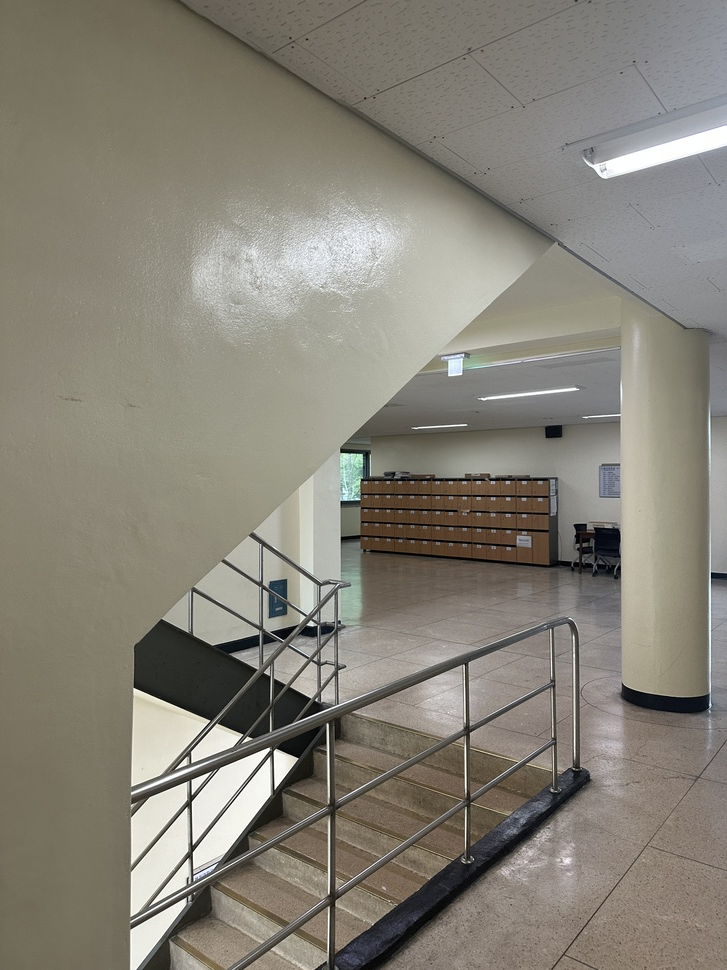
#> input picture image1.jpg, 727 x 970 px, shrunk from 3024 x 4032 before the run
$ python main.py
#> lines starting #> are read from the running program, lines starting #| are printed output that depends on the picture
import cv2
import numpy as np

# 이미지 불러오기
img1 = cv2.imread('image1.jpg')
#> img1 is the input picture: shape (970, 727, 3); mean B, G, R 119.6, 130.3, 134.4
img2 = cv2.imread('image2.jpg')
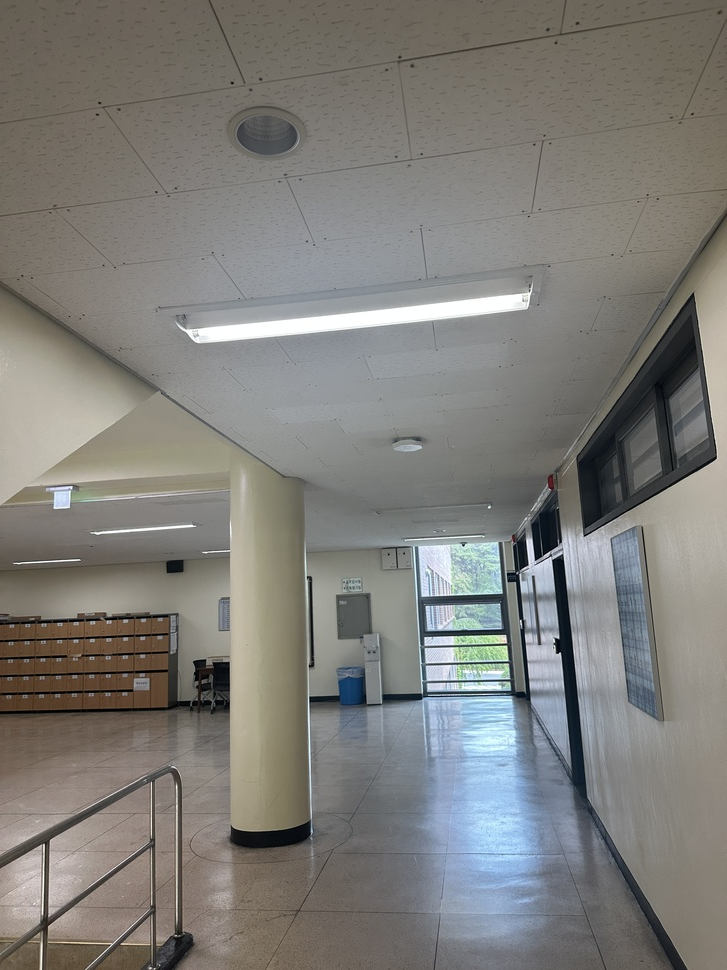
#> input picture image2.jpg, 727 x 970 px, shrunk from 3024 x 4032 before the run
#> img2 is the input picture: shape (970, 727, 3); mean B, G, R 121.2, 125.4, 126.8

# SIFT로 특징점 추출
sift = cv2.SIFT_create()
kp1, des1 = sift.detectAndCompute(img1, None)
#> kp1 = 756 keypoints; strongest (x, y, size): (311, 624, 3.8), (284, 762, 13.6), (327, 725, 1.9), (267, 750, 3.1)
kp2, des2 = sift.detectAndCompute(img2, None)
#> kp2 = 767 keypoints; strongest (x, y, size): (558, 565, 9), (550, 555, 1.9), (558, 637, 2), (564, 645, 13.3)

# FLANN 매칭
FLANN_INDEX_KDTREE = 1
index_params = dict(algorithm=FLANN_INDEX_KDTREE, trees=5)
search_params = dict(checks=50)
flann = cv2.FlannBasedMatcher(index_params, search_params)
matches = flann.knnMatch(des1, des2, k=2)
#> matches = 756 matches

# 좋은 매칭 추출 (Lowe’s ratio test)
good_matches = []
for m, n in matches:
    if m.distance < 0.7 * n.distance:
        good_matches.append(m)
#> after the loop, good_matches = 70 matches

# 호모그래피 계산
src_pts = np.float32([kp1[m.queryIdx].pt for m in good_matches]).reshape(-1, 1, 2)
#> src_pts = 70 rows, first 8: [193.5, 842.4], [205, 871.2], [273.6, 728.8], [288.1, 606.5], [412.1, 496.9], [424.8, 542.3], [437.9, 543.2], [450.9, 544.2]
dst_pts = np.float32([kp2[m.trainIdx].pt for m in good_matches]).reshape(-1, 1, 2)
#> dst_pts = 70 rows, first 8: [51.24, 911.4], [442.5, 613], [537.4, 555.6], [697, 374.3], [57.62, 695.5], [41.43, 695.9], [41.43, 695.9], [41.43, 695.9]
H, _ = cv2.findHomography(dst_pts, src_pts, cv2.RANSAC, 5.0)
#> H = [[0.617, 0.144, 348.1], [-0.226, 0.999, -102.1], [-0.000586, 0.000144, 1]]

# 이미지 변환 및 스티칭
height, width, _ = img1.shape
#> height = 970; width = 727
result = cv2.warpPerspective(img2, H, (width * 2, height))
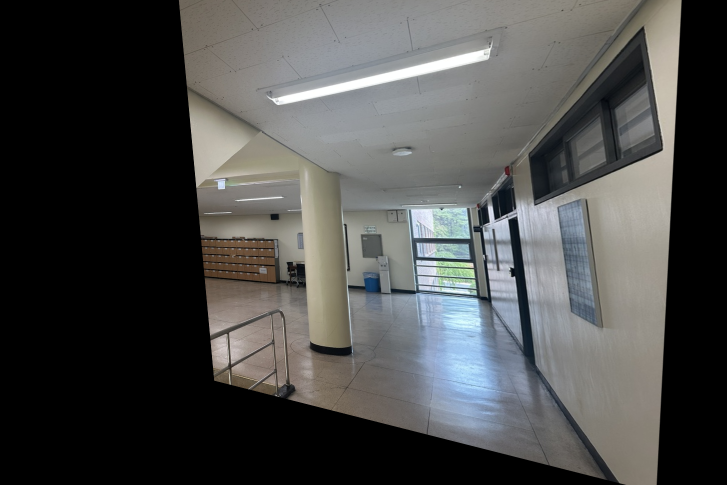
#> result: shape (970, 1454, 3) (shown at 1/2 size); mean B, G, R 74.3, 75.4, 75
result[0:img1.shape[0], 0:img1.shape[1]] = img1
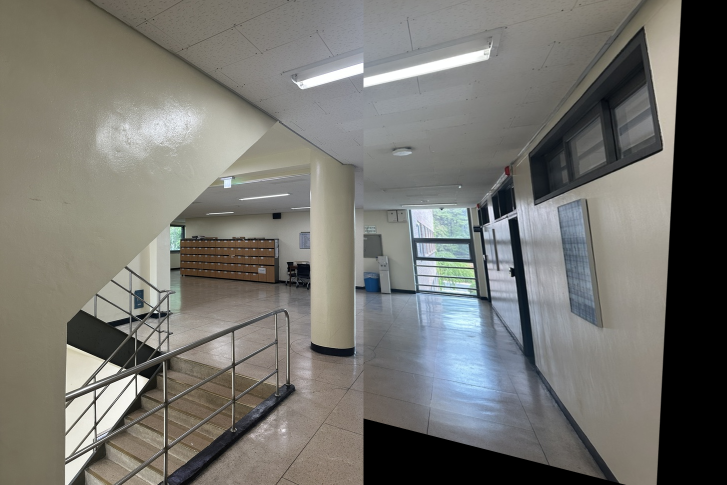
#> result: shape (970, 1454, 3) (shown at 1/2 size); mean B, G, R 111.3, 116.3, 117.1

# 결과 저장 및 보기
cv2.imwrite("stitched_result.jpg", result)
cv2.imshow("Result", result)
cv2.waitKey(0)
cv2.destroyAllWindows()
